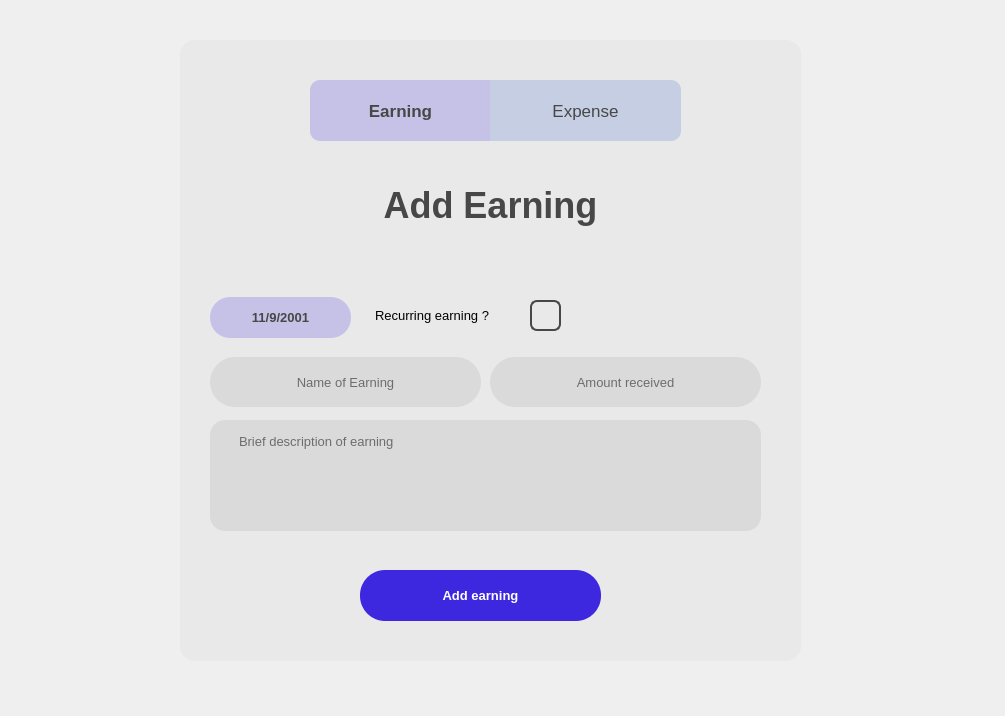
<?xml version="1.0" encoding="UTF-8"?>
<ui version="4.0">
 <class>Form</class>
 <widget class="QWidget" name="Form">
  <property name="geometry">
   <rect>
    <x>0</x>
    <y>0</y>
    <width>1005</width>
    <height>716</height>
   </rect>
  </property>
  <property name="windowTitle">
   <string>Form</string>
  </property>
  <widget class="QLabel" name="label">
   <property name="geometry">
    <rect>
     <x>0</x>
     <y>0</y>
     <width>1011</width>
     <height>721</height>
    </rect>
   </property>
   <property name="styleSheet">
    <string notr="true">border-image: url(:/newPrefix/—Pngtree—hand painted simple blue sky_954141.jpg) 0 0 0 0 stretch stretch;</string>
   </property>
   <property name="text">
    <string/>
   </property>
   <property name="pixmap">
    <pixmap resource="background_addEarningAndExpenseWindow.qrc">:/newPrefix/—Pngtree—hand painted simple blue sky_954141.jpg</pixmap>
   </property>
   <property name="scaledContents">
    <bool>true</bool>
   </property>
  </widget>
  <widget class="QFrame" name="frame">
   <property name="geometry">
    <rect>
     <x>180</x>
     <y>40</y>
     <width>621</width>
     <height>621</height>
    </rect>
   </property>
   <property name="styleSheet">
    <string notr="true">QFrame{
	background-color:rgba(170, 170, 170, 0.1);
	border-radius:15px;
}



</string>
   </property>
   <property name="frameShape">
    <enum>QFrame::StyledPanel</enum>
   </property>
   <property name="frameShadow">
    <enum>QFrame::Raised</enum>
   </property>
   <widget class="QLabel" name="label_2">
    <property name="geometry">
     <rect>
      <x>0</x>
      <y>130</y>
      <width>621</width>
      <height>71</height>
     </rect>
    </property>
    <property name="font">
     <font>
      <pointsize>27</pointsize>
      <weight>75</weight>
      <bold>true</bold>
     </font>
    </property>
    <property name="styleSheet">
     <string notr="true">background-color:rgba(217, 217, 217,0);
color:rgb(71, 71, 71);
border:none;</string>
    </property>
    <property name="text">
     <string>Add Earning</string>
    </property>
    <property name="alignment">
     <set>Qt::AlignCenter</set>
    </property>
   </widget>
   <widget class="QLineEdit" name="lineEdit_2">
    <property name="geometry">
     <rect>
      <x>310</x>
      <y>317</y>
      <width>271</width>
      <height>50</height>
     </rect>
    </property>
    <property name="font">
     <font>
      <pointsize>10</pointsize>
     </font>
    </property>
    <property name="styleSheet">
     <string notr="true">border-radius:25px;
background-color:rgba(82, 82, 82, 0.1);
</string>
    </property>
    <property name="alignment">
     <set>Qt::AlignCenter</set>
    </property>
    <property name="placeholderText">
     <string>Amount received</string>
    </property>
   </widget>
   <widget class="QPushButton" name="pushButton">
    <property name="geometry">
     <rect>
      <x>180</x>
      <y>530</y>
      <width>241</width>
      <height>51</height>
     </rect>
    </property>
    <property name="font">
     <font>
      <pointsize>10</pointsize>
      <weight>75</weight>
      <bold>true</bold>
     </font>
    </property>
    <property name="cursor">
     <cursorShape>PointingHandCursor</cursorShape>
    </property>
    <property name="styleSheet">
     <string notr="true">background-color:rgb(61, 40, 224);
color:white;
font-weight:bold;
border-radius:25px;</string>
    </property>
    <property name="text">
     <string>Add earning</string>
    </property>
    <property name="checkable">
     <bool>false</bool>
    </property>
    <property name="checked">
     <bool>false</bool>
    </property>
    <property name="autoDefault">
     <bool>false</bool>
    </property>
    <property name="default">
     <bool>false</bool>
    </property>
    <property name="flat">
     <bool>false</bool>
    </property>
   </widget>
   <widget class="QPushButton" name="pushButton_3">
    <property name="geometry">
     <rect>
      <x>130</x>
      <y>40</y>
      <width>181</width>
      <height>61</height>
     </rect>
    </property>
    <property name="font">
     <font>
      <pointsize>13</pointsize>
      <weight>75</weight>
      <bold>true</bold>
     </font>
    </property>
    <property name="cursor">
     <cursorShape>PointingHandCursor</cursorShape>
    </property>
    <property name="styleSheet">
     <string notr="true">color:rgb(71, 71, 71);
background-color:rgba(61, 40, 224, 0.2);
border-top-left-radius:10px;
border-bottom-left-radius:10px;
border-top-right-radius:0px;
border-bottom-right-radius:0px;
</string>
    </property>
    <property name="text">
     <string>Earning</string>
    </property>
    <property name="checkable">
     <bool>false</bool>
    </property>
    <property name="checked">
     <bool>false</bool>
    </property>
   </widget>
   <widget class="QPushButton" name="pushButton_4">
    <property name="geometry">
     <rect>
      <x>310</x>
      <y>40</y>
      <width>191</width>
      <height>61</height>
     </rect>
    </property>
    <property name="font">
     <font>
      <pointsize>13</pointsize>
      <weight>50</weight>
      <bold>false</bold>
     </font>
    </property>
    <property name="cursor">
     <cursorShape>PointingHandCursor</cursorShape>
    </property>
    <property name="styleSheet">
     <string notr="true">color:rgb(71, 71, 71);
background-color:rgba(197, 206, 227, 1);
border-top-left-radius:0px;
border-bottom-left-radius:0px;
border-top-right-radius:10px;
border-bottom-right-radius:10px;
</string>
    </property>
    <property name="text">
     <string>Expense</string>
    </property>
   </widget>
   <widget class="QLineEdit" name="lineEdit_3">
    <property name="geometry">
     <rect>
      <x>30</x>
      <y>317</y>
      <width>271</width>
      <height>50</height>
     </rect>
    </property>
    <property name="font">
     <font>
      <pointsize>10</pointsize>
     </font>
    </property>
    <property name="styleSheet">
     <string notr="true">border-radius:25px;
background-color:rgba(82, 82, 82, 0.1);
</string>
    </property>
    <property name="text">
     <string/>
    </property>
    <property name="alignment">
     <set>Qt::AlignCenter</set>
    </property>
    <property name="placeholderText">
     <string>Name of Earning</string>
    </property>
   </widget>
   <widget class="QTextEdit" name="textEdit">
    <property name="geometry">
     <rect>
      <x>30</x>
      <y>380</y>
      <width>551</width>
      <height>111</height>
     </rect>
    </property>
    <property name="font">
     <font>
      <pointsize>10</pointsize>
      <weight>50</weight>
      <bold>false</bold>
     </font>
    </property>
    <property name="styleSheet">
     <string notr="true">border-radius:15px;
background-color:rgba(82, 82, 82, 0.1);
padding-left:25px;
padding-top:10px;
padding-right:10px;
border:none;</string>
    </property>
    <property name="placeholderText">
     <string>Brief description of earning</string>
    </property>
   </widget>
   <widget class="QPushButton" name="pushButton_2">
    <property name="geometry">
     <rect>
      <x>30</x>
      <y>257</y>
      <width>141</width>
      <height>41</height>
     </rect>
    </property>
    <property name="font">
     <font>
      <pointsize>10</pointsize>
      <weight>75</weight>
      <bold>true</bold>
     </font>
    </property>
    <property name="styleSheet">
     <string notr="true">border-radius:20px;
background-color:rgba(61, 40, 224, 0.2);
color:rgb(71, 71, 71);</string>
    </property>
    <property name="text">
     <string>11/9/2001</string>
    </property>
   </widget>
   <widget class="QLabel" name="label_3">
    <property name="geometry">
     <rect>
      <x>195</x>
      <y>260</y>
      <width>151</width>
      <height>31</height>
     </rect>
    </property>
    <property name="font">
     <font>
      <pointsize>10</pointsize>
     </font>
    </property>
    <property name="styleSheet">
     <string notr="true">background-color:rgba(217, 217, 217,0);
border:none;</string>
    </property>
    <property name="text">
     <string>Recurring earning ?</string>
    </property>
   </widget>
   <widget class="QPushButton" name="pushButton_5">
    <property name="geometry">
     <rect>
      <x>350</x>
      <y>260</y>
      <width>31</width>
      <height>31</height>
     </rect>
    </property>
    <property name="cursor">
     <cursorShape>PointingHandCursor</cursorShape>
    </property>
    <property name="styleSheet">
     <string notr="true">QPushButton{
	background-color:rgba(217, 217, 217,0);
	border:2px solid;
	border-radius:7px;
	border-color:rgb(71, 71, 71)
}

QPushButton:clicked{
	background-color:rgb(61, 40, 224);
}</string>
    </property>
    <property name="text">
     <string/>
    </property>
    <property name="checkable">
     <bool>true</bool>
    </property>
    <property name="checked">
     <bool>false</bool>
    </property>
   </widget>
   <zorder>label_2</zorder>
   <zorder>lineEdit_2</zorder>
   <zorder>pushButton_3</zorder>
   <zorder>pushButton_4</zorder>
   <zorder>pushButton</zorder>
   <zorder>lineEdit_3</zorder>
   <zorder>textEdit</zorder>
   <zorder>pushButton_2</zorder>
   <zorder>label_3</zorder>
   <zorder>pushButton_5</zorder>
  </widget>
 </widget>
 <resources>
  <include location="background_addEarningAndExpenseWindow.qrc"/>
 </resources>
 <connections/>
</ui>
